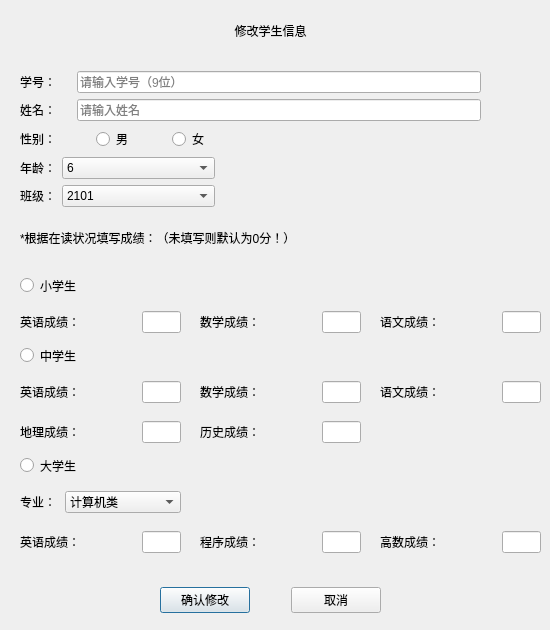
<?xml version="1.0" encoding="UTF-8"?>
<ui version="4.0">
 <class>changestu</class>
 <widget class="QDialog" name="changestu">
  <property name="geometry">
   <rect>
    <x>0</x>
    <y>0</y>
    <width>550</width>
    <height>630</height>
   </rect>
  </property>
  <property name="minimumSize">
   <size>
    <width>550</width>
    <height>630</height>
   </size>
  </property>
  <property name="maximumSize">
   <size>
    <width>550</width>
    <height>630</height>
   </size>
  </property>
  <property name="windowTitle">
   <string>Dialog</string>
  </property>
  <property name="styleSheet">
   <string notr="true">background-image: url(:/images/纯色.gif);</string>
  </property>
  <widget class="QLabel" name="label_8">
   <property name="geometry">
    <rect>
     <x>20</x>
     <y>10</y>
     <width>501</width>
     <height>41</height>
    </rect>
   </property>
   <property name="styleSheet">
    <string notr="true">font: 16pt &quot;黑体&quot;;</string>
   </property>
   <property name="text">
    <string>修改学生信息</string>
   </property>
   <property name="alignment">
    <set>Qt::AlignCenter</set>
   </property>
  </widget>
  <widget class="QWidget" name="layoutWidget_5">
   <property name="geometry">
    <rect>
     <x>380</x>
     <y>310</y>
     <width>161</width>
     <height>24</height>
    </rect>
   </property>
   <layout class="QHBoxLayout" name="horizontalLayout_12" stretch="3,1">
    <item>
     <widget class="QLabel" name="label_14">
      <property name="styleSheet">
       <string notr="true">font: 10pt &quot;Agency FB&quot;;</string>
      </property>
      <property name="text">
       <string>语文成绩：</string>
      </property>
     </widget>
    </item>
    <item>
     <widget class="QLineEdit" name="stus_Cmark">
      <property name="styleSheet">
       <string notr="true">font: 10pt &quot;Agency FB&quot;;</string>
      </property>
      <property name="maxLength">
       <number>3</number>
      </property>
     </widget>
    </item>
   </layout>
  </widget>
  <widget class="QWidget" name="layoutWidget_11">
   <property name="geometry">
    <rect>
     <x>20</x>
     <y>420</y>
     <width>161</width>
     <height>24</height>
    </rect>
   </property>
   <layout class="QHBoxLayout" name="horizontalLayout_18" stretch="3,1">
    <item>
     <widget class="QLabel" name="label_20">
      <property name="styleSheet">
       <string notr="true">font: 10pt &quot;Agency FB&quot;;</string>
      </property>
      <property name="text">
       <string>地理成绩：</string>
      </property>
     </widget>
    </item>
    <item>
     <widget class="QLineEdit" name="stum_Gmark">
      <property name="styleSheet">
       <string notr="true">font: 10pt &quot;Agency FB&quot;;</string>
      </property>
      <property name="maxLength">
       <number>3</number>
      </property>
     </widget>
    </item>
   </layout>
  </widget>
  <widget class="QWidget" name="layoutWidget_7">
   <property name="geometry">
    <rect>
     <x>20</x>
     <y>380</y>
     <width>161</width>
     <height>24</height>
    </rect>
   </property>
   <layout class="QHBoxLayout" name="horizontalLayout_14" stretch="3,1">
    <item>
     <widget class="QLabel" name="label_16">
      <property name="styleSheet">
       <string notr="true">font: 10pt &quot;Agency FB&quot;;</string>
      </property>
      <property name="text">
       <string>英语成绩：</string>
      </property>
     </widget>
    </item>
    <item>
     <widget class="QLineEdit" name="stum_Emark">
      <property name="styleSheet">
       <string notr="true">font: 10pt &quot;Agency FB&quot;;</string>
      </property>
      <property name="maxLength">
       <number>3</number>
      </property>
     </widget>
    </item>
   </layout>
  </widget>
  <widget class="QWidget" name="layoutWidget_6">
   <property name="geometry">
    <rect>
     <x>200</x>
     <y>310</y>
     <width>161</width>
     <height>24</height>
    </rect>
   </property>
   <layout class="QHBoxLayout" name="horizontalLayout_13" stretch="3,1">
    <item>
     <widget class="QLabel" name="label_15">
      <property name="styleSheet">
       <string notr="true">font: 10pt &quot;Agency FB&quot;;</string>
      </property>
      <property name="text">
       <string>数学成绩：</string>
      </property>
     </widget>
    </item>
    <item>
     <widget class="QLineEdit" name="stus_Mmark">
      <property name="styleSheet">
       <string notr="true">font: 10pt &quot;Agency FB&quot;;</string>
      </property>
      <property name="maxLength">
       <number>3</number>
      </property>
     </widget>
    </item>
   </layout>
  </widget>
  <widget class="QWidget" name="layoutWidget_2">
   <property name="geometry">
    <rect>
     <x>20</x>
     <y>310</y>
     <width>161</width>
     <height>24</height>
    </rect>
   </property>
   <layout class="QHBoxLayout" name="horizontalLayout_8" stretch="3,1">
    <item>
     <widget class="QLabel" name="label_10">
      <property name="styleSheet">
       <string notr="true">font: 10pt &quot;Agency FB&quot;;</string>
      </property>
      <property name="text">
       <string>英语成绩：</string>
      </property>
     </widget>
    </item>
    <item>
     <widget class="QLineEdit" name="stus_Emark">
      <property name="styleSheet">
       <string notr="true">font: 10pt &quot;Agency FB&quot;;</string>
      </property>
      <property name="maxLength">
       <number>3</number>
      </property>
     </widget>
    </item>
   </layout>
  </widget>
  <widget class="QWidget" name="layoutWidget_8">
   <property name="geometry">
    <rect>
     <x>200</x>
     <y>380</y>
     <width>161</width>
     <height>24</height>
    </rect>
   </property>
   <layout class="QHBoxLayout" name="horizontalLayout_15" stretch="3,1">
    <item>
     <widget class="QLabel" name="label_17">
      <property name="styleSheet">
       <string notr="true">font: 10pt &quot;Agency FB&quot;;</string>
      </property>
      <property name="text">
       <string>数学成绩：</string>
      </property>
     </widget>
    </item>
    <item>
     <widget class="QLineEdit" name="stum_Mmark">
      <property name="styleSheet">
       <string notr="true">font: 10pt &quot;Agency FB&quot;;</string>
      </property>
      <property name="maxLength">
       <number>3</number>
      </property>
     </widget>
    </item>
   </layout>
  </widget>
  <widget class="QWidget" name="layoutWidget">
   <property name="geometry">
    <rect>
     <x>20</x>
     <y>530</y>
     <width>161</width>
     <height>24</height>
    </rect>
   </property>
   <layout class="QHBoxLayout" name="horizontalLayout_7" stretch="3,1">
    <item>
     <widget class="QLabel" name="label_9">
      <property name="styleSheet">
       <string notr="true">font: 10pt &quot;Agency FB&quot;;</string>
      </property>
      <property name="text">
       <string>英语成绩：</string>
      </property>
     </widget>
    </item>
    <item>
     <widget class="QLineEdit" name="stul_Emark">
      <property name="styleSheet">
       <string notr="true">font: 10pt &quot;Agency FB&quot;;</string>
      </property>
      <property name="maxLength">
       <number>3</number>
      </property>
     </widget>
    </item>
   </layout>
  </widget>
  <widget class="QWidget" name="layoutWidget_9">
   <property name="geometry">
    <rect>
     <x>380</x>
     <y>380</y>
     <width>161</width>
     <height>24</height>
    </rect>
   </property>
   <layout class="QHBoxLayout" name="horizontalLayout_16" stretch="3,1">
    <item>
     <widget class="QLabel" name="label_18">
      <property name="styleSheet">
       <string notr="true">font: 10pt &quot;Agency FB&quot;;</string>
      </property>
      <property name="text">
       <string>语文成绩：</string>
      </property>
     </widget>
    </item>
    <item>
     <widget class="QLineEdit" name="stum_Cmark">
      <property name="styleSheet">
       <string notr="true">font: 10pt &quot;Agency FB&quot;;</string>
      </property>
      <property name="maxLength">
       <number>3</number>
      </property>
     </widget>
    </item>
   </layout>
  </widget>
  <widget class="QWidget" name="widget" native="true">
   <property name="geometry">
    <rect>
     <x>300</x>
     <y>140</y>
     <width>100</width>
     <height>98</height>
    </rect>
   </property>
   <property name="styleSheet">
    <string notr="true">background-image: url(:/images/生气鲨鱼.gif);</string>
   </property>
  </widget>
  <widget class="QWidget" name="layoutWidget_3">
   <property name="geometry">
    <rect>
     <x>20</x>
     <y>490</y>
     <width>471</width>
     <height>24</height>
    </rect>
   </property>
   <property name="styleSheet">
    <string notr="true">font: 10pt &quot;Agency FB&quot;;</string>
   </property>
   <layout class="QHBoxLayout" name="horizontalLayout_6" stretch="1,3,8">
    <item>
     <widget class="QLabel" name="label_7">
      <property name="styleSheet">
       <string notr="true">font: 10pt &quot;Agency FB&quot;;</string>
      </property>
      <property name="text">
       <string>专业：</string>
      </property>
     </widget>
    </item>
    <item>
     <widget class="QComboBox" name="major">
      <property name="styleSheet">
       <string notr="true">font: 10pt &quot;Agency FB&quot;;</string>
      </property>
      <item>
       <property name="text">
        <string>计算机类</string>
       </property>
      </item>
      <item>
       <property name="text">
        <string>机械类</string>
       </property>
      </item>
      <item>
       <property name="text">
        <string>自动化类</string>
       </property>
      </item>
      <item>
       <property name="text">
        <string>电子信息类</string>
       </property>
      </item>
      <item>
       <property name="text">
        <string>经济学类</string>
       </property>
      </item>
     </widget>
    </item>
    <item>
     <spacer name="horizontalSpacer_6">
      <property name="orientation">
       <enum>Qt::Horizontal</enum>
      </property>
      <property name="sizeHint" stdset="0">
       <size>
        <width>40</width>
        <height>20</height>
       </size>
      </property>
     </spacer>
    </item>
   </layout>
  </widget>
  <widget class="QWidget" name="layoutWidget_4">
   <property name="geometry">
    <rect>
     <x>20</x>
     <y>71</y>
     <width>501</width>
     <height>191</height>
    </rect>
   </property>
   <layout class="QVBoxLayout" name="verticalLayout">
    <item>
     <layout class="QHBoxLayout" name="horizontalLayout" stretch="1,8,0">
      <item>
       <widget class="QLabel" name="label">
        <property name="styleSheet">
         <string notr="true">font: 10pt &quot;Agency FB&quot;;</string>
        </property>
        <property name="text">
         <string>学号：</string>
        </property>
       </widget>
      </item>
      <item>
       <widget class="QLineEdit" name="lid">
        <property name="styleSheet">
         <string notr="true">font: 10pt &quot;Agency FB&quot;;</string>
        </property>
        <property name="maxLength">
         <number>9</number>
        </property>
        <property name="echoMode">
         <enum>QLineEdit::Normal</enum>
        </property>
        <property name="placeholderText">
         <string>请输入学号（9位）</string>
        </property>
        <property name="clearButtonEnabled">
         <bool>true</bool>
        </property>
       </widget>
      </item>
      <item>
       <spacer name="horizontalSpacer_5">
        <property name="orientation">
         <enum>Qt::Horizontal</enum>
        </property>
        <property name="sizeHint" stdset="0">
         <size>
          <width>40</width>
          <height>20</height>
         </size>
        </property>
       </spacer>
      </item>
     </layout>
    </item>
    <item>
     <layout class="QHBoxLayout" name="horizontalLayout_2" stretch="1,8,0">
      <item>
       <widget class="QLabel" name="label_2">
        <property name="styleSheet">
         <string notr="true">font: 10pt &quot;Agency FB&quot;;</string>
        </property>
        <property name="text">
         <string>姓名：</string>
        </property>
       </widget>
      </item>
      <item>
       <widget class="QLineEdit" name="lname">
        <property name="styleSheet">
         <string notr="true">font: 10pt &quot;Agency FB&quot;;</string>
        </property>
        <property name="maxLength">
         <number>5</number>
        </property>
        <property name="placeholderText">
         <string>请输入姓名</string>
        </property>
        <property name="clearButtonEnabled">
         <bool>true</bool>
        </property>
       </widget>
      </item>
      <item>
       <spacer name="horizontalSpacer_7">
        <property name="orientation">
         <enum>Qt::Horizontal</enum>
        </property>
        <property name="sizeHint" stdset="0">
         <size>
          <width>40</width>
          <height>20</height>
         </size>
        </property>
       </spacer>
      </item>
     </layout>
    </item>
    <item>
     <layout class="QHBoxLayout" name="horizontalLayout_3" stretch="1,1,1,4">
      <item>
       <widget class="QLabel" name="label_3">
        <property name="styleSheet">
         <string notr="true">font: 10pt &quot;Agency FB&quot;;</string>
        </property>
        <property name="text">
         <string>性别：</string>
        </property>
       </widget>
      </item>
      <item>
       <widget class="QRadioButton" name="male">
        <property name="styleSheet">
         <string notr="true">font: 10pt &quot;Agency FB&quot;;</string>
        </property>
        <property name="text">
         <string>男</string>
        </property>
        <property name="checkable">
         <bool>true</bool>
        </property>
        <property name="checked">
         <bool>false</bool>
        </property>
       </widget>
      </item>
      <item>
       <widget class="QRadioButton" name="female">
        <property name="styleSheet">
         <string notr="true">font: 10pt &quot;Agency FB&quot;;</string>
        </property>
        <property name="text">
         <string>女</string>
        </property>
       </widget>
      </item>
      <item>
       <spacer name="horizontalSpacer_3">
        <property name="orientation">
         <enum>Qt::Horizontal</enum>
        </property>
        <property name="sizeHint" stdset="0">
         <size>
          <width>40</width>
          <height>20</height>
         </size>
        </property>
       </spacer>
      </item>
     </layout>
    </item>
    <item>
     <layout class="QHBoxLayout" name="horizontalLayout_4" stretch="1,6,12">
      <item>
       <widget class="QLabel" name="label_4">
        <property name="styleSheet">
         <string notr="true">font: 10pt &quot;Agency FB&quot;;</string>
        </property>
        <property name="text">
         <string>年龄：</string>
        </property>
       </widget>
      </item>
      <item>
       <widget class="QComboBox" name="lage">
        <item>
         <property name="text">
          <string>6</string>
         </property>
        </item>
        <item>
         <property name="text">
          <string>7</string>
         </property>
        </item>
        <item>
         <property name="text">
          <string>8</string>
         </property>
        </item>
        <item>
         <property name="text">
          <string>9</string>
         </property>
        </item>
        <item>
         <property name="text">
          <string>10</string>
         </property>
        </item>
        <item>
         <property name="text">
          <string>11</string>
         </property>
        </item>
        <item>
         <property name="text">
          <string>12</string>
         </property>
        </item>
        <item>
         <property name="text">
          <string>13</string>
         </property>
        </item>
        <item>
         <property name="text">
          <string>14</string>
         </property>
        </item>
        <item>
         <property name="text">
          <string>15</string>
         </property>
        </item>
        <item>
         <property name="text">
          <string>16</string>
         </property>
        </item>
        <item>
         <property name="text">
          <string>17</string>
         </property>
        </item>
        <item>
         <property name="text">
          <string>18</string>
         </property>
        </item>
        <item>
         <property name="text">
          <string>19</string>
         </property>
        </item>
        <item>
         <property name="text">
          <string>20</string>
         </property>
        </item>
        <item>
         <property name="text">
          <string>21</string>
         </property>
        </item>
        <item>
         <property name="text">
          <string>22</string>
         </property>
        </item>
       </widget>
      </item>
      <item>
       <spacer name="horizontalSpacer">
        <property name="styleSheet">
         <string notr="true">font: 10pt &quot;Agency FB&quot;;</string>
        </property>
        <property name="orientation">
         <enum>Qt::Horizontal</enum>
        </property>
        <property name="sizeHint" stdset="0">
         <size>
          <width>40</width>
          <height>20</height>
         </size>
        </property>
       </spacer>
      </item>
     </layout>
    </item>
    <item>
     <layout class="QHBoxLayout" name="horizontalLayout_5" stretch="1,6,12">
      <item>
       <widget class="QLabel" name="label_5">
        <property name="styleSheet">
         <string notr="true">font: 10pt &quot;Agency FB&quot;;</string>
        </property>
        <property name="text">
         <string>班级：</string>
        </property>
       </widget>
      </item>
      <item>
       <widget class="QComboBox" name="lstuclass">
        <item>
         <property name="text">
          <string>2101</string>
         </property>
        </item>
        <item>
         <property name="text">
          <string>2102</string>
         </property>
        </item>
        <item>
         <property name="text">
          <string>2103</string>
         </property>
        </item>
        <item>
         <property name="text">
          <string>2001</string>
         </property>
        </item>
        <item>
         <property name="text">
          <string>2002</string>
         </property>
        </item>
        <item>
         <property name="text">
          <string>1901</string>
         </property>
        </item>
       </widget>
      </item>
      <item>
       <spacer name="horizontalSpacer_2">
        <property name="styleSheet">
         <string notr="true">font: 10pt &quot;Agency FB&quot;;</string>
        </property>
        <property name="orientation">
         <enum>Qt::Horizontal</enum>
        </property>
        <property name="sizeHint" stdset="0">
         <size>
          <width>40</width>
          <height>20</height>
         </size>
        </property>
       </spacer>
      </item>
     </layout>
    </item>
    <item>
     <widget class="QLabel" name="label_6">
      <property name="styleSheet">
       <string notr="true">font: 10pt &quot;Agency FB&quot;;</string>
      </property>
      <property name="text">
       <string>*根据在读状况填写成绩：（未填写则默认为0分！）</string>
      </property>
     </widget>
    </item>
   </layout>
  </widget>
  <widget class="QRadioButton" name="stum">
   <property name="geometry">
    <rect>
     <x>20</x>
     <y>340</y>
     <width>471</width>
     <height>31</height>
    </rect>
   </property>
   <property name="styleSheet">
    <string notr="true">font: 10pt &quot;Agency FB&quot;;</string>
   </property>
   <property name="text">
    <string>中学生</string>
   </property>
   <attribute name="buttonGroup">
    <string notr="true">buttonGroup</string>
   </attribute>
  </widget>
  <widget class="QWidget" name="layoutWidget_10">
   <property name="geometry">
    <rect>
     <x>160</x>
     <y>580</y>
     <width>221</width>
     <height>41</height>
    </rect>
   </property>
   <layout class="QHBoxLayout" name="horizontalLayout_17" stretch="5,2,5">
    <item>
     <widget class="QPushButton" name="btnok">
      <property name="text">
       <string>确认修改</string>
      </property>
     </widget>
    </item>
    <item>
     <spacer name="horizontalSpacer_4">
      <property name="orientation">
       <enum>Qt::Horizontal</enum>
      </property>
      <property name="sizeHint" stdset="0">
       <size>
        <width>40</width>
        <height>20</height>
       </size>
      </property>
     </spacer>
    </item>
    <item>
     <widget class="QPushButton" name="btncancel">
      <property name="text">
       <string>取消</string>
      </property>
     </widget>
    </item>
   </layout>
  </widget>
  <widget class="QWidget" name="layoutWidget_12">
   <property name="geometry">
    <rect>
     <x>200</x>
     <y>420</y>
     <width>161</width>
     <height>24</height>
    </rect>
   </property>
   <layout class="QHBoxLayout" name="horizontalLayout_19" stretch="3,1">
    <item>
     <widget class="QLabel" name="label_21">
      <property name="styleSheet">
       <string notr="true">font: 10pt &quot;Agency FB&quot;;</string>
      </property>
      <property name="text">
       <string>历史成绩：</string>
      </property>
     </widget>
    </item>
    <item>
     <widget class="QLineEdit" name="stum_Hmark">
      <property name="styleSheet">
       <string notr="true">font: 10pt &quot;Agency FB&quot;;</string>
      </property>
      <property name="maxLength">
       <number>3</number>
      </property>
     </widget>
    </item>
   </layout>
  </widget>
  <widget class="QRadioButton" name="stul">
   <property name="geometry">
    <rect>
     <x>20</x>
     <y>450</y>
     <width>471</width>
     <height>31</height>
    </rect>
   </property>
   <property name="styleSheet">
    <string notr="true">font: 10pt &quot;Agency FB&quot;;</string>
   </property>
   <property name="text">
    <string>大学生</string>
   </property>
   <attribute name="buttonGroup">
    <string notr="true">buttonGroup</string>
   </attribute>
  </widget>
  <widget class="QWidget" name="layoutWidget_13">
   <property name="geometry">
    <rect>
     <x>200</x>
     <y>530</y>
     <width>161</width>
     <height>24</height>
    </rect>
   </property>
   <layout class="QHBoxLayout" name="horizontalLayout_11" stretch="3,1">
    <item>
     <widget class="QLabel" name="label_13">
      <property name="styleSheet">
       <string notr="true">font: 10pt &quot;Agency FB&quot;;</string>
      </property>
      <property name="text">
       <string>程序成绩：</string>
      </property>
     </widget>
    </item>
    <item>
     <widget class="QLineEdit" name="stul_Pmark">
      <property name="styleSheet">
       <string notr="true">font: 10pt &quot;Agency FB&quot;;</string>
      </property>
      <property name="maxLength">
       <number>3</number>
      </property>
     </widget>
    </item>
   </layout>
  </widget>
  <widget class="QRadioButton" name="stus">
   <property name="geometry">
    <rect>
     <x>20</x>
     <y>270</y>
     <width>471</width>
     <height>31</height>
    </rect>
   </property>
   <property name="styleSheet">
    <string notr="true">font: 10pt &quot;Agency FB&quot;;</string>
   </property>
   <property name="text">
    <string>小学生</string>
   </property>
   <attribute name="buttonGroup">
    <string notr="true">buttonGroup</string>
   </attribute>
  </widget>
  <widget class="QWidget" name="layoutWidget_14">
   <property name="geometry">
    <rect>
     <x>380</x>
     <y>530</y>
     <width>161</width>
     <height>24</height>
    </rect>
   </property>
   <layout class="QHBoxLayout" name="horizontalLayout_10" stretch="3,1">
    <item>
     <widget class="QLabel" name="label_12">
      <property name="styleSheet">
       <string notr="true">font: 10pt &quot;Agency FB&quot;;</string>
      </property>
      <property name="text">
       <string>高数成绩：</string>
      </property>
     </widget>
    </item>
    <item>
     <widget class="QLineEdit" name="stul_Mmark">
      <property name="styleSheet">
       <string notr="true">font: 10pt &quot;Agency FB&quot;;</string>
      </property>
      <property name="maxLength">
       <number>3</number>
      </property>
     </widget>
    </item>
   </layout>
  </widget>
  <zorder>label_8</zorder>
  <zorder>layoutWidget_5</zorder>
  <zorder>layoutWidget_11</zorder>
  <zorder>layoutWidget_7</zorder>
  <zorder>layoutWidget_6</zorder>
  <zorder>layoutWidget_2</zorder>
  <zorder>layoutWidget_8</zorder>
  <zorder>layoutWidget</zorder>
  <zorder>layoutWidget_9</zorder>
  <zorder>layoutWidget_3</zorder>
  <zorder>layoutWidget_4</zorder>
  <zorder>stum</zorder>
  <zorder>layoutWidget_10</zorder>
  <zorder>layoutWidget_12</zorder>
  <zorder>stul</zorder>
  <zorder>layoutWidget_13</zorder>
  <zorder>stus</zorder>
  <zorder>layoutWidget_14</zorder>
  <zorder>widget</zorder>
 </widget>
 <tabstops>
  <tabstop>lid</tabstop>
  <tabstop>lname</tabstop>
  <tabstop>male</tabstop>
  <tabstop>female</tabstop>
  <tabstop>lage</tabstop>
  <tabstop>lstuclass</tabstop>
  <tabstop>stus</tabstop>
  <tabstop>stus_Emark</tabstop>
  <tabstop>stus_Mmark</tabstop>
  <tabstop>stus_Cmark</tabstop>
  <tabstop>stum</tabstop>
  <tabstop>stum_Emark</tabstop>
  <tabstop>stum_Mmark</tabstop>
  <tabstop>stum_Cmark</tabstop>
  <tabstop>stum_Gmark</tabstop>
  <tabstop>stum_Hmark</tabstop>
  <tabstop>stul</tabstop>
  <tabstop>major</tabstop>
  <tabstop>stul_Emark</tabstop>
  <tabstop>stul_Pmark</tabstop>
  <tabstop>stul_Mmark</tabstop>
  <tabstop>btnok</tabstop>
  <tabstop>btncancel</tabstop>
 </tabstops>
 <resources/>
 <connections/>
 <buttongroups>
  <buttongroup name="buttonGroup"/>
 </buttongroups>
</ui>
